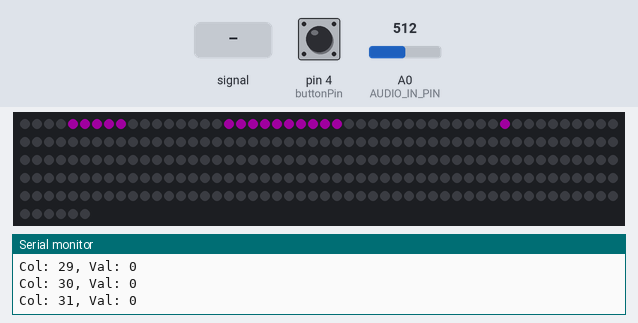
A sketch run on a simulated Arduino Uno, built with avr-gcc and run on an emulated ATmega328P. Shown: 256 RGB LEDs in strip order, left to right, continuing on the next row, the last lines printed to the serial monitor. Inputs (shaded band) come from the test bench; at power-on: A0 (AUDIO_IN_PIN) = 512, pin 4 (buttonPin) LOW. Dim RGB values are drawn brighter than linear.

Above: at 1.2 s.
1.3 s: A0 (AUDIO_IN_PIN) fed a 200 Hz sine of ±81 counts around its level
2.9 s: A0 (AUDIO_IN_PIN) set to 716
4.7 s: A0 (AUDIO_IN_PIN) fed a 1000 Hz sine of ±255 counts around its level
At 5.12 s:
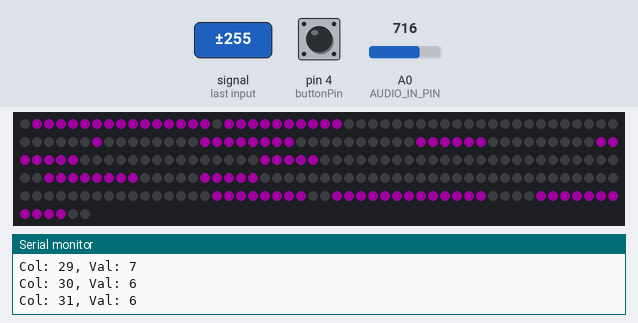
6.4 s: pin 4 (buttonPin) pulled HIGH for 0.15 s
At 6.62 s:
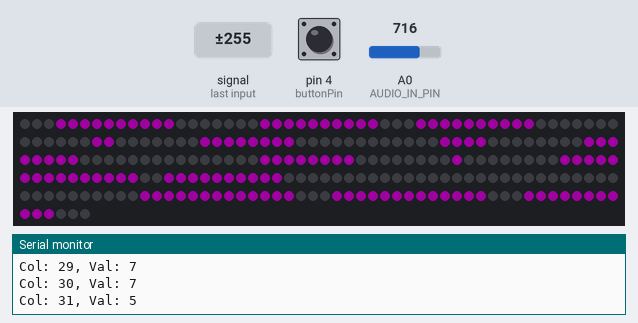
7.1 s: pin 4 (buttonPin) pulled HIGH for 1 s
At 7.37 s:
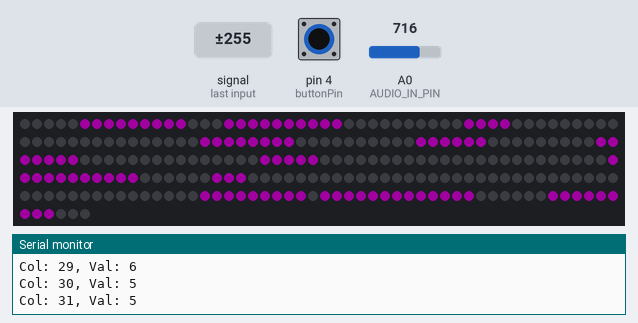
8.7 s: A0 (AUDIO_IN_PIN) set to 900
At 9.33 s:
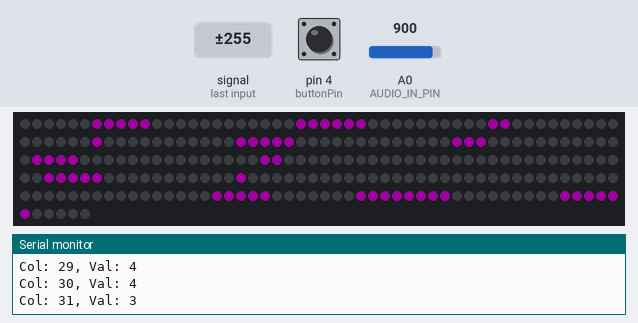
Timing chart, 0 to 11.4 s (numbered marks = the images above; inputs shaded):
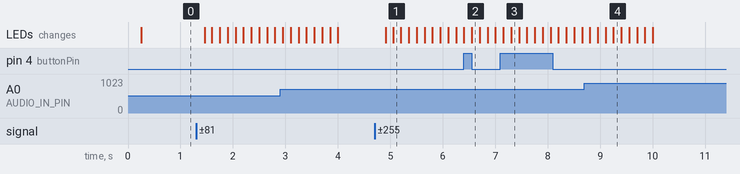

The sketch:

Visualizer_2.ino
```cpp
#include <arduinoFFT.h>
#include <Adafruit_NeoPixel.h>

// Constants
#define AUDIO_IN_PIN  A0  // Audio input
#define BTN_PIN       2   // Button intput
#define LED_PIN       3   // Data pin to communicate with display

#define SAMPLES       64  // Must be a power of 2
#define SAMPLING_FREQ 40000
#define NOISE         500

#define XRES          32  // Total number of  columns in the display, must be <= SAMPLES/2
#define YRES          8   // Total number of  rows in the display

// Variables
double vReal[SAMPLES];
double vImag[SAMPLES];
char data_avgs[XRES];

int yvalue;
int displaycolumn , displayvalue;
int peaks[XRES];
const int buttonPin = 4;    // the number of the pushbutton pin
int state = HIGH;             // the current reading from the input pin
int previousState = LOW;   // the previous reading from the input pin
int displaymode = 1;
unsigned long lastDebounceTime = 0;  // the last time the output pin was toggled
unsigned long debounceDelay = 50;    // the debounce time; increase if the output flickers
const uint16_t num_pixels = 256;

unsigned long newTime;
unsigned int sampling_period_us;
int MY_ARRAY[]={0, 128, 192, 224, 240, 248, 252, 254, 255}; // default = standard pattern

Adafruit_NeoPixel strip = Adafruit_NeoPixel(num_pixels, LED_PIN, NEO_GRB + NEO_KHZ800);
arduinoFFT FFT = arduinoFFT();

void setup()
{
  // Input Setup
  ADCSRA = 0b11100101;      // set ADC to free running mode and set pre-scalar to 32 (0xe5)
  ADMUX = 0b00000000;       // use pin A0 and external voltage reference
  sampling_period_us = round(1000000 * (1.0 / SAMPLING_FREQ));

  // Output Setup
  strip.begin();
  strip.setBrightness(64);
  strip.show();
  Serial.begin(115200);
  delay(50);
}

void loop()
{
  // Sampling
  for(int i = 0; i < SAMPLES; i++)
  {
    newTime = micros();

    while (!(ADCSRA & 0x10));   // wait on ADIF bit
      ADCSRA = 0b11110101;      // clear ADIF bit

    vReal[i] = (double)ADC;
    vImag[i] = 0;
    while ((micros() - newTime) < sampling_period_us) { /* chill */ }
  }

  // FFT
  FFT.DCRemoval();
  FFT.Windowing(vReal, SAMPLES, FFT_WIN_TYP_HAMMING, FFT_FORWARD);
  FFT.Compute(vReal, vImag, SAMPLES, FFT_FORWARD);
  FFT.ComplexToMagnitude(vReal, vImag, SAMPLES);

  // Transform Output To Match Display
  int step = (SAMPLES/2)/XRES;
  int c=0;

  for(int i = 0; i < (SAMPLES / 2); i += step)
  {
    data_avgs[c] = 0;
    for (int k = 0; k < step; k++)
    {
        data_avgs[c] = data_avgs[c] + vReal[i + k];
    }
    data_avgs[c] = data_avgs[c] / step;
    c++;
  }

  strip.clear();

  // Display Output
  for(int i = 0; i < XRES; i++)
  {
    data_avgs[i] = constrain(data_avgs[i], 0, 80);            // set max & min values for buckets
    data_avgs[i] = map(data_avgs[i], 0, 80, 0, YRES);         // remap averaged values to YRES
    yvalue = data_avgs[i];

    // Apply Effects / Animations
    peaks[i] = peaks[i] - 1;                                  // decay by one light

    if (yvalue > peaks[i])
      peaks[i] = yvalue ;

    yvalue = peaks[i];
    //displayvalue = MY_ARRAY[yvalue];
    setColumn(i, yvalue);
  }

  // Cleanup
  strip.show();
  displayModeChange ();                                       // check if button pressed to change display mode
  delay(10);
}

void setColumn(int col, int value)
{
  if (col % 2 != 0)
  {
    // Odd columns
    for (int i = 0; i < YRES; i++)
      if (i < value)
        strip.setPixelColor(col * YRES + i, strip.Color(128, 0, 128));
//      else
//        strip.setPixelColor(col * YRES + i, strip.Color(0, 0, 0));
  }
  else
  {
    // Even columns
    for (int i = 0; i < YRES; i++)
      if (i < value)
        strip.setPixelColor((col + 1) * YRES - i, strip.Color(128, 0, 128));
//      else
//        strip.setPixelColor((col + 1) * YRES - i, strip.Color(0, 0, 0));
  }

  Serial.print("Col: ");
  Serial.print(col);
  Serial.print(", Val: ");
  Serial.println(value);
}

void displayModeChange()
{
  int reading = digitalRead(buttonPin);

  if (reading == HIGH && previousState == LOW && millis() - lastDebounceTime > debounceDelay) // works only when pressed
  {
    lastDebounceTime = millis();
    //TODO: Implement Mode Switching
  }
  previousState = reading;
}
```

Measured:
- after the input at 4.7 s, the LEDs: first change after 0.21 s (image 1 shows a later state)
